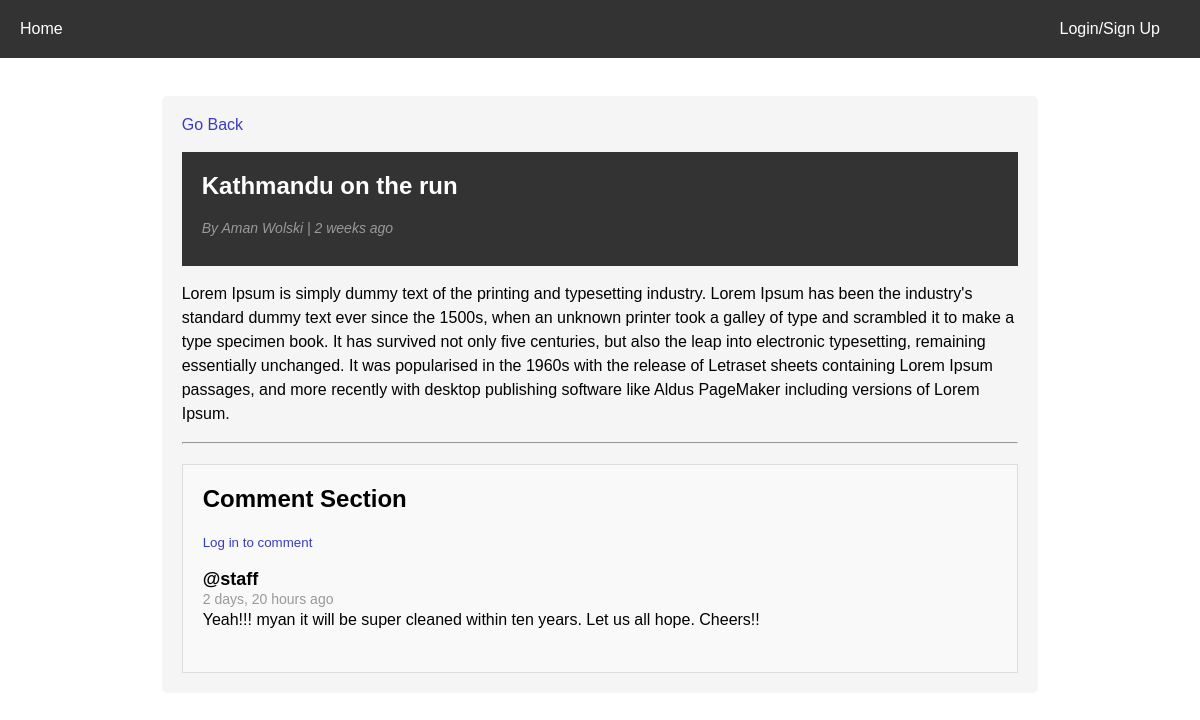
Page /article/a2fdb5a9-9dca-418a-b2cc-2ea6ddb8f4ea/ on the committed database.
### blogs/models.py (models this page shows, shortened)
class Post(models.Model):
    title = models.CharField(max_length=255)
    author  = models.ForeignKey(User, on_delete=models.CASCADE)
    featured_image = models.ImageField(null=True,blank=True)
    body = RichTextField(blank=True,null=True)
    created = models.DateTimeField(auto_now_add=True)
    id = models.UUIDField(default=uuid.uuid4,unique=True,primary_key=True,editable=False)
    class Meta:
        ordering = ['-created']

class Comment(models.Model):
    post = models.ForeignKey(Post,related_name="comments",on_delete=models.CASCADE)
    name = models.ForeignKey(User, on_delete=models.CASCADE)
    body = models.TextField()
    created = models.DateTimeField(auto_now=True)
    id = models.UUIDField(default=uuid.uuid4,unique=True,primary_key=True,editable=False)
    class Meta:
        ordering = ['-created']

### blogs/views.py (the view, shortened to what this page needs)
# urls.py: path('article/<str:pk>/',views.BlogPost,name='detail-article'),
def BlogPost(request,pk):
    post = Post.objects.get(id=pk)
    context = {'post' : post}
    return render(request,'blogs/detail-article.html',context)

### blogs/templates/blogs/detail-article.html (shortened to what this page needs)
{% extends 'base.html' %}
{% block content %}
<main>
<article class="post">
  <a class="" href="{% url 'home' %}">Go Back</a>
  <br>
  <br>
  <header>
    <h1 class="post-title">{{ post.title }}</h1>
    <p class="post-meta">By {{ post.author.first_name }}
        {{ post.author.last_name }} | {{ post.created|timesince}} ago
    </p>
  </header>
<div class="post-content">
<p>{{post.body|safe}}</p>
</div>
<hr>
<div class="comment">
    <h2>Comment Section</h2>
    {% if request.user.is_authenticated %}
    <div class="comment-form">
        <h3>Leave a Comment</h3>
        <form method="POST">
          {% csrf_token %}
          <div class="form-group">
            <textarea id="comment" name="comment" required></textarea>
          </div>
          <br>
          <button type="submit">Post Comment</button>
        </form>
    </div>
    <br>
    {% else %}
    <small><a href="{% url 'login' %}">Log in to comment</a></small>
    <br>
    <br>
    {% endif %}
    {% for comment in post.comments.all %}
    <ul>
      <li>
        <div class="comment-meta">
          <div class="comment-author">
            <h4>@{{comment.name}}</h4>
            <span class="comment-date">{{comment.created|timesince}} ago</span>
          </div>
        </div>
        <p>{{ comment.body }}</p>
      </li>
    </ul>
    {% endfor%}
</div>
</article>
</main>
{% endblock %}

### static/styles/main.css (style rules this page uses)
body { font-family: Arial, sans-serif; margin: 0; padding: 0; }
header { background-color: #333; color: #fff; padding: 20px; }
h2 { margin-top: 0; }
main { padding: 20px; display: flex; justify-content: center; }
a { text-decoration: none; color: rgb(59, 59, 188); }
.post { background-color: #f5f5f5; padding: 20px; border-radius: 5px; margin-bottom: 20px; width: 836.6px; height: auto; }
.post-title { margin-top: 0; }
.post-meta { margin-bottom: 10px; font-style: italic; font-size: 14px; color: #999; }
.post-content { line-height: 1.5; }
.comment { margin-top: 20px; padding: 20px; background-color: #f9f9f9; border: 1px solid #ddd; }
.comment ul { list-style: none; padding: 0; margin: 0; }
.comment li { margin-bottom: 20px; }
.comment-meta { display: flex; align-items: center; }
.comment-author h4 { margin: 0; font-size: 18px; font-weight: bold; }
.comment-date { font-size: 14px; color: #999; }
.comment p { margin: 0; font-size: 16px; line-height: 1.5; }

### rows in the picture
Post: title "Kathmandu on the run", author.first_name "Aman", author.last_name "Wolski", created "2 weeks", body "Lorem Ipsum is simply dummy text of the printing and typesetting industry. Lorem Ipsum has been the industry's standard dummy text ever since the 1500s, when an unknown printer took a galley of type and scrambled it to make a type specimen book. It has survived not only five centuries, but also the leap into electronic typesetting, remaining essentially unchanged. It was popularised in the 1960s with the release of Letraset sheets containing Lorem Ipsum passages, and more recently with desktop publishing software like Aldus PageMaker including versions of Lorem Ipsum."
Comment: name "staff", created "2 days, 20 hours", body "Yeah!!! myan it will be super cleaned within ten years. Let us all hope. Cheers!!"
